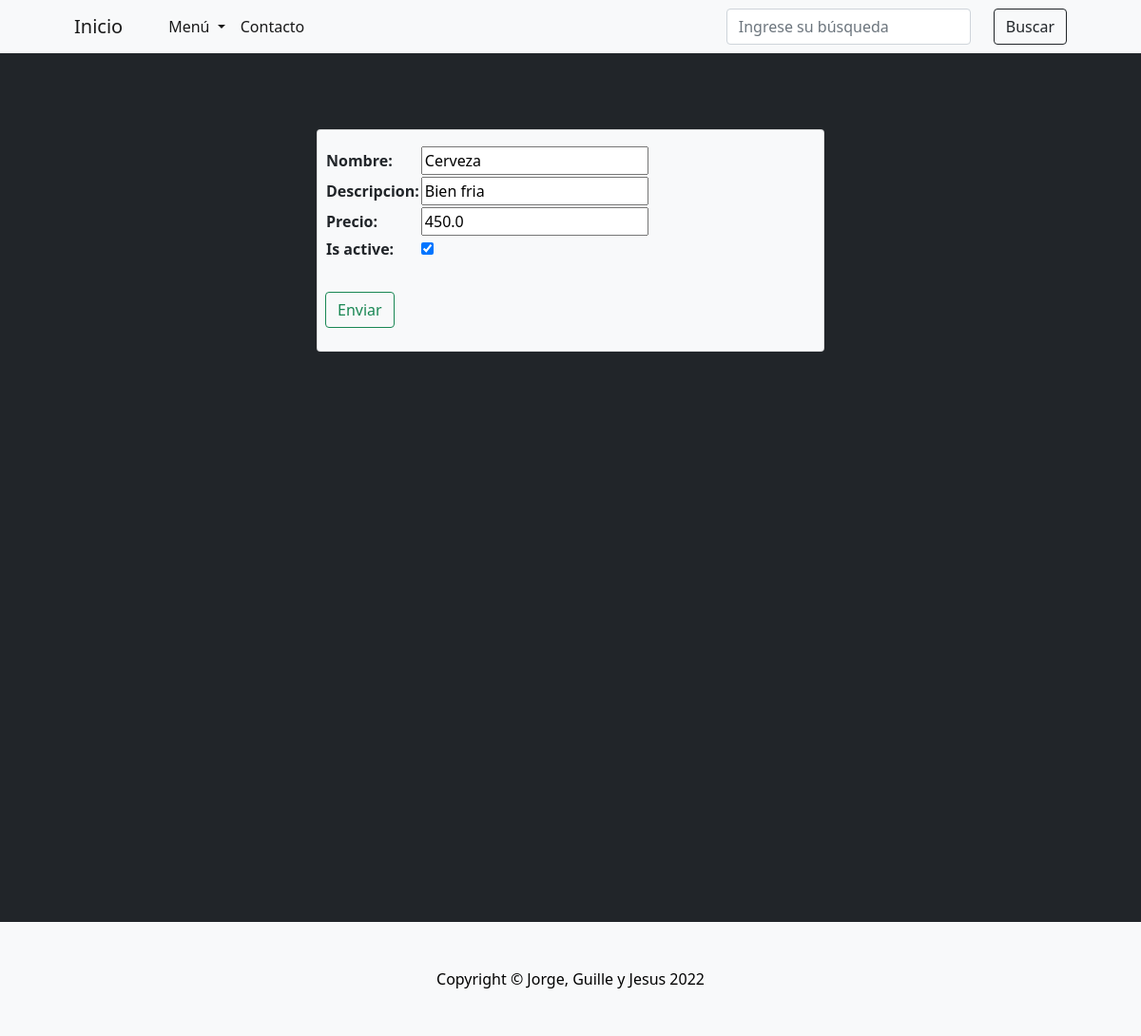
Page /bebidas/editar-bebida/1/ on the committed database.
### bebidas/models.py (models this page shows)
class Bebidas(models.Model):
    nombre = models.CharField(max_length=30)
    descripcion = models.CharField(max_length=50, blank=True, null=True)
    precio = models.FloatField()
    is_active = models.BooleanField(default=True)
    class Meta:
        verbose_name = 'bebida'
        verbose_name_plural = 'bebidas'

### bebidas/views.py (the view, shortened to what this page needs)
# urls.py: path('editar-bebida/<int:pk>/', Editar_bebida.as_view(), name ='editar-bebida'),
class Editar_bebida(UpdateView):
    model = Bebidas
    template_name = 'editar_bebida.html'
    fields = '__all__'

### RestaurantPython/templates/editar_bebida.html (shortened to what this page needs)
{% extends 'base.html' %}
{% block contenido %}
<section class="py-5 bg-dark">
    <div class="container px-4 px-lg-5 mt-5">
        <div class="row gx-1 gx-lg-2 row-cols-2 row-cols-md-2 row-cols-xl-2 justify-content-center">
            <div class="col-auto">
                <form class="card row g-3 bg-light  " method="POST" action="">
                    <div class="mb-3">
                        <table>
                            {{form.as_table}}
                        </table>
                    </div>
                    <div class="col-12">
                        <input class="btn btn-outline-success mb-4" type="submit" , value="Enviar">
                    </div>
                </form>
            </div>
        </div>
    </div>
    <br>
    <br>
    <br>
    <br>
    <br>
    <br>
    <br>
    <br>
    <br>
    <br>
    <br>
    <br>
    <br>
    <br>
    <br>
    <br>
    <br>
    <br>
    <br>
    <br>
    <br>
    <br>
    <br>
    </section>
{% endblock %}

### rows in the picture
Bebidas: nombre "Cerveza", descripcion "Bien fria", precio "450.0", is_active "☑"
